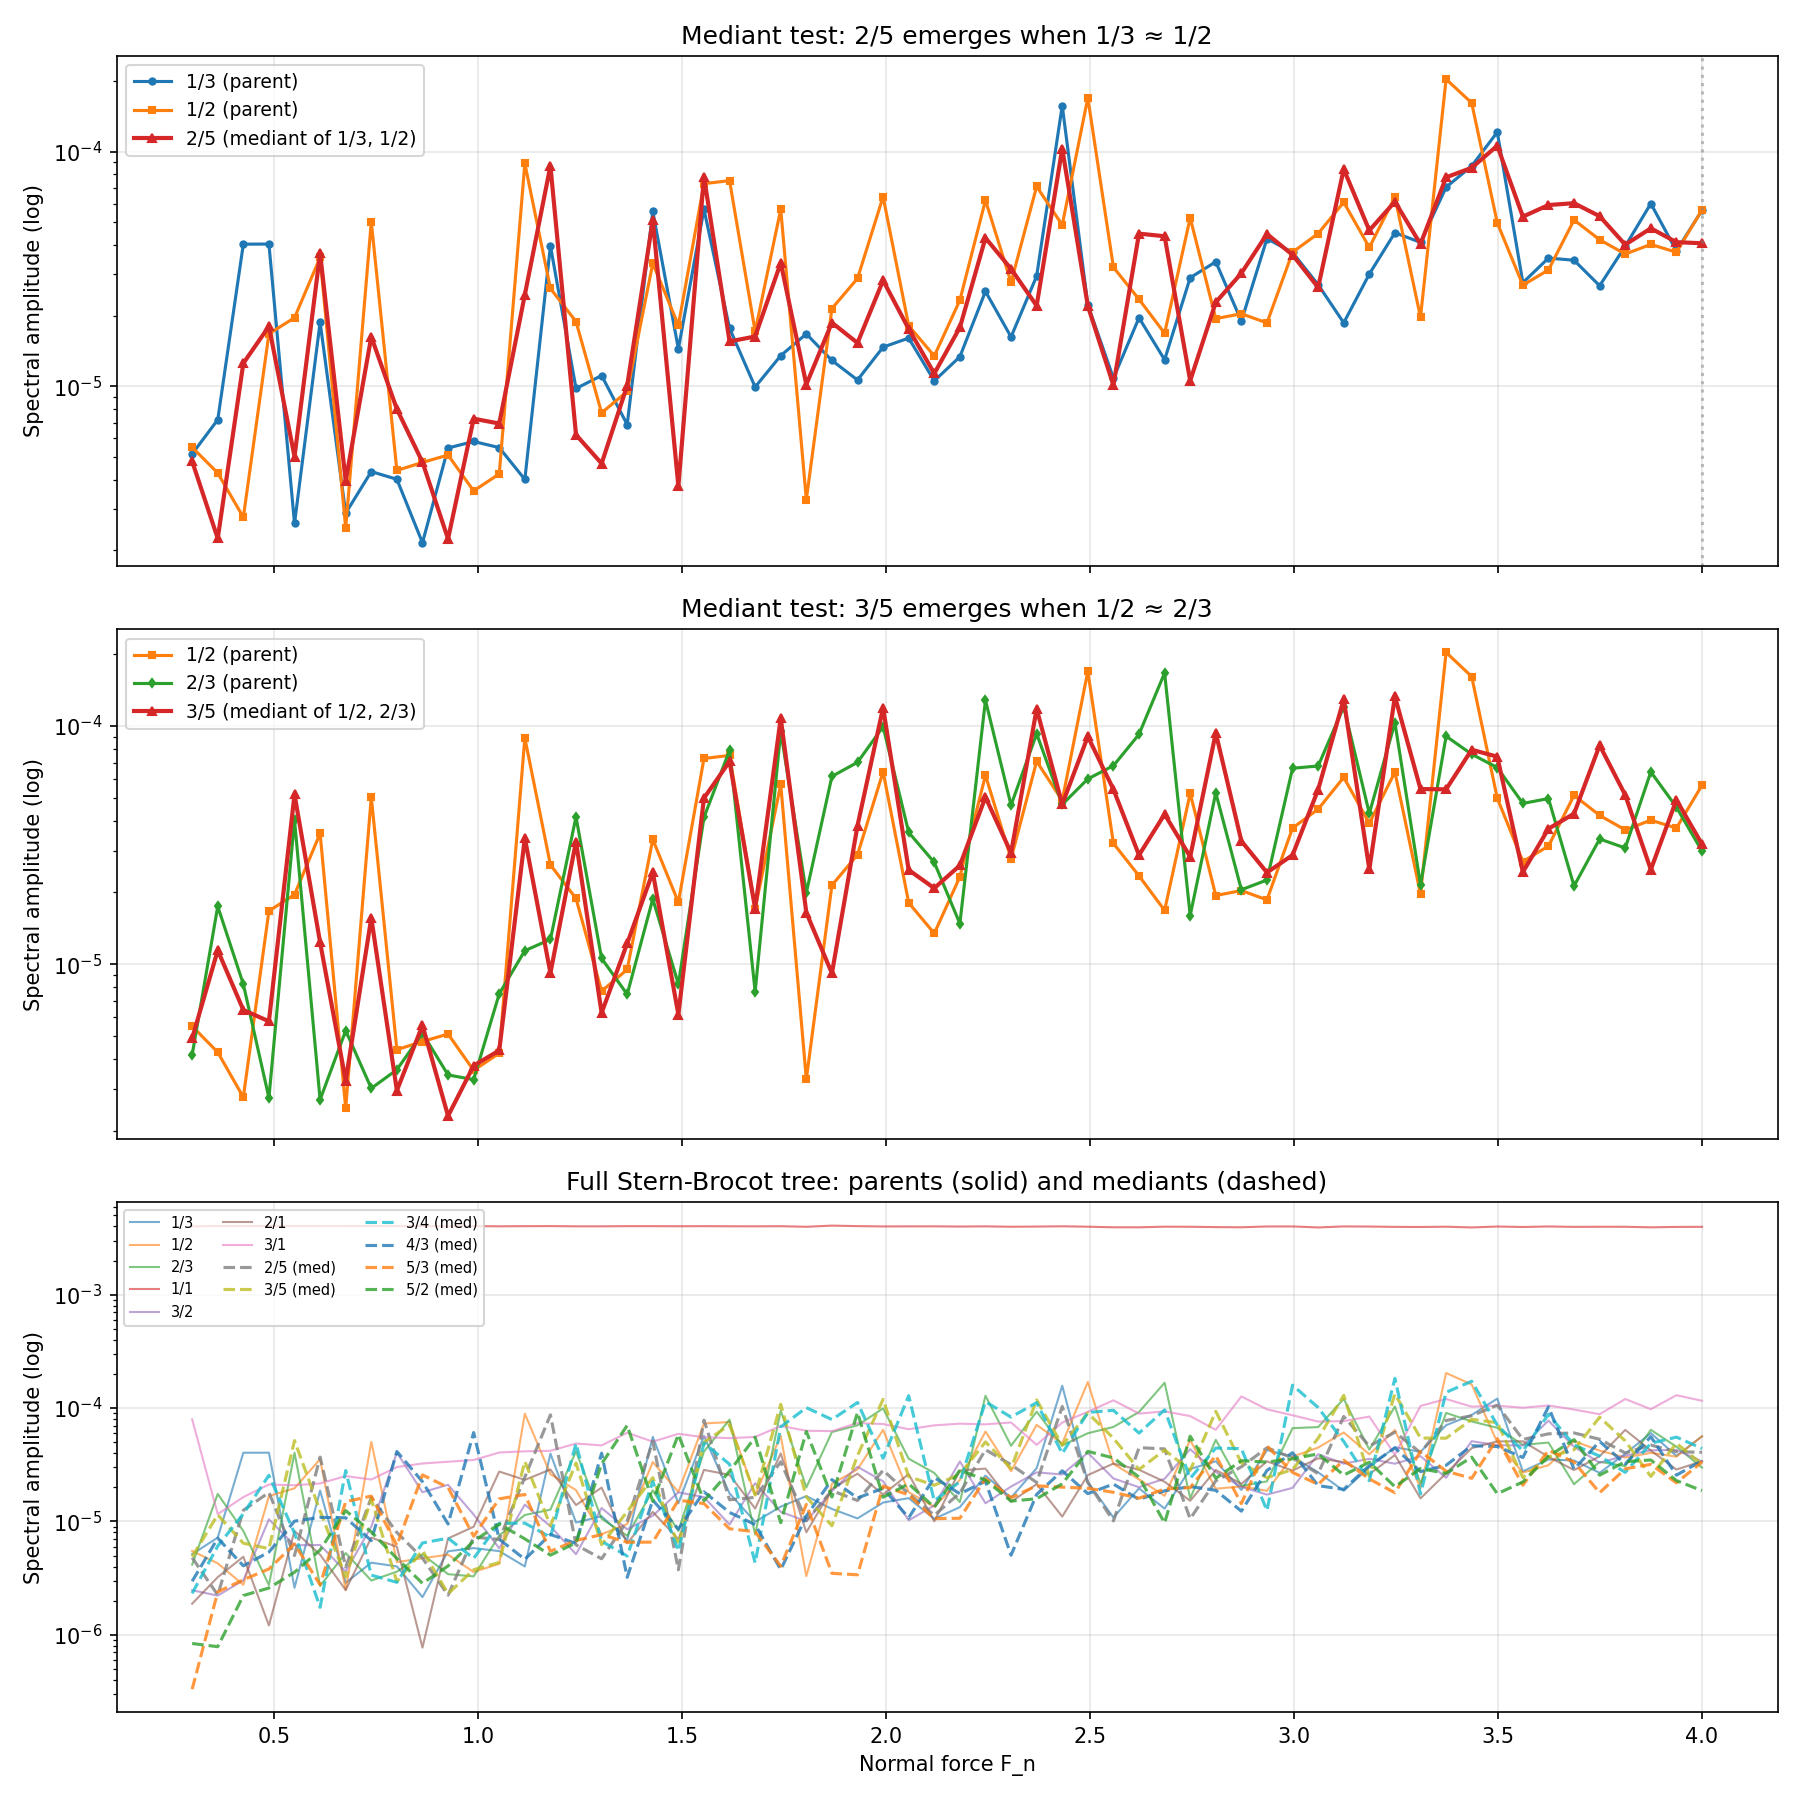

The script that saved this image:
"""
Focused test: mediant peak emergence.

Fine coupling sweep around the 1/2 ≈ 1/3 degeneracy point.
Track all Stern-Brocot depth-3 rationals and their mediants.
"""

import sys
sys.path.insert(0, str(__import__("pathlib").Path(__file__).resolve().parents[2]))

import numpy as np
import matplotlib.pyplot as plt
from stribeck_lattice import StribeckLattice

drive_freq = 6.0
drive_amp = 0.5
dt = 0.0005
n_elements = 5

# Stern-Brocot rationals up to depth 3 (as fractions of drive freq)
# and their mediants
rationals = {
    "1/3": 1/3,
    "2/5": 2/5,   # mediant(1/3, 1/2)
    "1/2": 1/2,
    "3/5": 3/5,   # mediant(1/2, 2/3)
    "2/3": 2/3,
    "3/4": 3/4,   # mediant(2/3, 1/1)
    "1/1": 1.0,
    "4/3": 4/3,   # mediant(1/1, 3/2)
    "3/2": 3/2,
    "5/3": 5/3,   # mediant(3/2, 2/1)
    "2/1": 2.0,
    "5/2": 5/2,   # mediant(2/1, 3/1)
    "3/1": 3.0,
}

fn_sweep = np.linspace(0.3, 4.0, 60)
f_drive_hz = drive_freq / (2 * np.pi)

# Track power at each rational
powers = {name: [] for name in rationals}

for fn in fn_sweep:
    lattice = StribeckLattice(
        n_elements=n_elements, drive_amp=drive_amp, drive_freq=drive_freq,
        normal_force=fn, mu_static=1.2, mu_kinetic=0.25,
        v_threshold=0.15, damping=0.02, stiffness=1.0,
    )
    res = lattice.simulate(dt=dt, n_steps=600_000, downsample=4)
    t_r = np.array(res["t"])
    v_r = np.array(res["v_3"])
    n_ss = len(v_r) // 5
    v_ss = v_r[-n_ss:]
    t_ss = t_r[-n_ss:]

    freqs = np.fft.rfftfreq(len(v_ss), d=(t_ss[1] - t_ss[0]))
    spectrum = np.abs(np.fft.rfft(v_ss * np.hanning(len(v_ss)))) / len(v_ss)
    f_norm = freqs / f_drive_hz

    for name, ratio in rationals.items():
        mask = np.abs(f_norm - ratio) < 0.025
        powers[name].append(np.max(spectrum[mask]) if np.any(mask) else 0.0)

    sys.stdout.write(f"\r  F_n = {fn:.2f}")
    sys.stdout.flush()

print()

# Convert to arrays
for name in powers:
    powers[name] = np.array(powers[name])

# ============================================================
# Plot 1: Parent modes and their mediants
# ============================================================

fig, axes = plt.subplots(3, 1, figsize=(12, 12), sharex=True)

# Panel A: 1/3, 1/2, and mediant 2/5
ax = axes[0]
ax.semilogy(fn_sweep, powers["1/3"], "C0-o", markersize=3, label="1/3 (parent)")
ax.semilogy(fn_sweep, powers["1/2"], "C1-s", markersize=3, label="1/2 (parent)")
ax.semilogy(fn_sweep, powers["2/5"], "C3-^", markersize=4, linewidth=2, label="2/5 (mediant of 1/3, 1/2)")
ax.set_ylabel("Spectral amplitude (log)")
ax.set_title("Mediant test: 2/5 emerges when 1/3 ≈ 1/2")
ax.legend(fontsize=9)
ax.grid(True, alpha=0.3)

# Mark where 1/3 ≈ 1/2
ratio = powers["1/2"] / (powers["1/3"] + 1e-15)
cross_idx = np.argmin(np.abs(np.log(ratio + 1e-15)))
ax.axvline(fn_sweep[cross_idx], color="gray", linestyle=":", alpha=0.5)

# Panel B: 1/2, 2/3, and mediant 3/5
ax = axes[1]
ax.semilogy(fn_sweep, powers["1/2"], "C1-s", markersize=3, label="1/2 (parent)")
ax.semilogy(fn_sweep, powers["2/3"], "C2-d", markersize=3, label="2/3 (parent)")
ax.semilogy(fn_sweep, powers["3/5"], "C3-^", markersize=4, linewidth=2, label="3/5 (mediant of 1/2, 2/3)")
ax.set_ylabel("Spectral amplitude (log)")
ax.set_title("Mediant test: 3/5 emerges when 1/2 ≈ 2/3")
ax.legend(fontsize=9)
ax.grid(True, alpha=0.3)

# Panel C: All modes — the tree lighting up
ax = axes[2]
parent_modes = ["1/3", "1/2", "2/3", "1/1", "3/2", "2/1", "3/1"]
mediant_modes = ["2/5", "3/5", "3/4", "4/3", "5/3", "5/2"]

for name in parent_modes:
    ax.semilogy(fn_sweep, powers[name], "-", linewidth=1, alpha=0.6, label=f"{name}")
for name in mediant_modes:
    ax.semilogy(fn_sweep, powers[name], "--", linewidth=1.5, alpha=0.8, label=f"{name} (med)")

ax.set_xlabel("Normal force F_n")
ax.set_ylabel("Spectral amplitude (log)")
ax.set_title("Full Stern-Brocot tree: parents (solid) and mediants (dashed)")
ax.legend(fontsize=7, ncol=3, loc="upper left")
ax.grid(True, alpha=0.3)

plt.tight_layout()
out = __import__("pathlib").Path(__file__).parent / "mediant_test.png"
plt.savefig(out, dpi=150)
print(f"\nSaved: {out}")

# ============================================================
# Print the degeneracy table
# ============================================================
print("\n=== Degeneracy resolution table ===")
print(f"{'Parents':>12}  {'F_n cross':>10}  {'Parent power':>13}  {'Mediant':>8}  {'Med power':>10}  {'Med/Parent':>10}")

pairs = [
    ("1/3", "1/2", "2/5"),
    ("1/2", "2/3", "3/5"),
    ("2/3", "1/1", "3/4"),
    ("1/1", "3/2", "4/3"),
    ("3/2", "2/1", "5/3"),
    ("2/1", "3/1", "5/2"),
]

for p1, p2, med in pairs:
    ratio = powers[p1] / (powers[p2] + 1e-15)
    ci = np.argmin(np.abs(np.log(np.abs(ratio) + 1e-15)))
    parent_pwr = min(powers[p1][ci], powers[p2][ci])
    med_pwr = powers[med][ci]
    frac = med_pwr / (parent_pwr + 1e-15)
    print(f"  {p1}+{p2:>3}  {fn_sweep[ci]:10.2f}  {parent_pwr:13.2e}  {med:>8}  {med_pwr:10.2e}  {frac:10.1%}")

plt.close()
